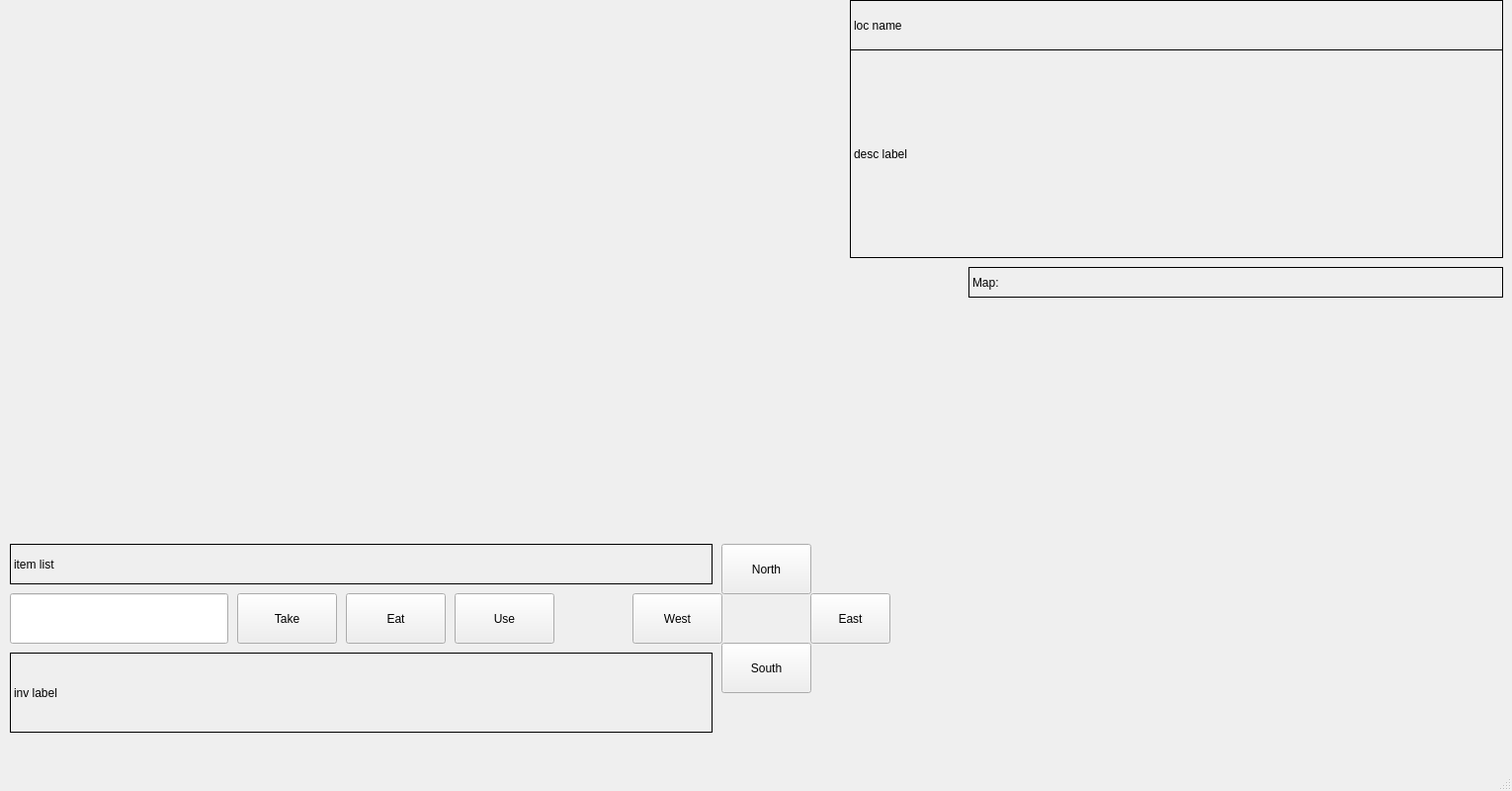
<?xml version="1.0" encoding="UTF-8"?>
<ui version="4.0">
 <class>MainWindow</class>
 <widget class="QMainWindow" name="MainWindow">
  <property name="geometry">
   <rect>
    <x>0</x>
    <y>0</y>
    <width>1530</width>
    <height>800</height>
   </rect>
  </property>
  <property name="windowTitle">
   <string>MainWindow</string>
  </property>
  <widget class="QWidget" name="centralwidget">
   <widget class="QPushButton" name="southButton">
    <property name="geometry">
     <rect>
      <x>730</x>
      <y>650</y>
      <width>91</width>
      <height>51</height>
     </rect>
    </property>
    <property name="text">
     <string>South</string>
    </property>
   </widget>
   <widget class="QPushButton" name="eastButton">
    <property name="geometry">
     <rect>
      <x>820</x>
      <y>600</y>
      <width>81</width>
      <height>51</height>
     </rect>
    </property>
    <property name="text">
     <string>East</string>
    </property>
   </widget>
   <widget class="QPushButton" name="westButton">
    <property name="geometry">
     <rect>
      <x>640</x>
      <y>600</y>
      <width>91</width>
      <height>51</height>
     </rect>
    </property>
    <property name="text">
     <string>West</string>
    </property>
   </widget>
   <widget class="QPushButton" name="northButton">
    <property name="geometry">
     <rect>
      <x>730</x>
      <y>550</y>
      <width>91</width>
      <height>51</height>
     </rect>
    </property>
    <property name="text">
     <string>North</string>
    </property>
   </widget>
   <widget class="QLabel" name="imageLabel">
    <property name="geometry">
     <rect>
      <x>0</x>
      <y>0</y>
      <width>851</width>
      <height>541</height>
     </rect>
    </property>
    <property name="text">
     <string/>
    </property>
    <property name="pixmap">
     <pixmap resource="qtResourceFile.qrc">:/images/cave.png</pixmap>
    </property>
    <property name="scaledContents">
     <bool>true</bool>
    </property>
   </widget>
   <widget class="QLabel" name="label_2">
    <property name="geometry">
     <rect>
      <x>100</x>
      <y>100</y>
      <width>100</width>
      <height>100</height>
     </rect>
    </property>
    <property name="text">
     <string/>
    </property>
   </widget>
   <widget class="QPushButton" name="takeButton">
    <property name="geometry">
     <rect>
      <x>240</x>
      <y>600</y>
      <width>101</width>
      <height>51</height>
     </rect>
    </property>
    <property name="text">
     <string>Take</string>
    </property>
   </widget>
   <widget class="QLabel" name="locationLabel">
    <property name="geometry">
     <rect>
      <x>860</x>
      <y>0</y>
      <width>661</width>
      <height>51</height>
     </rect>
    </property>
    <property name="frameShape">
     <enum>QFrame::Box</enum>
    </property>
    <property name="text">
     <string>loc name</string>
    </property>
   </widget>
   <widget class="QLabel" name="descriptionLabel">
    <property name="geometry">
     <rect>
      <x>860</x>
      <y>50</y>
      <width>661</width>
      <height>211</height>
     </rect>
    </property>
    <property name="frameShape">
     <enum>QFrame::Box</enum>
    </property>
    <property name="text">
     <string>desc label</string>
    </property>
   </widget>
   <widget class="QLabel" name="itemLabel">
    <property name="geometry">
     <rect>
      <x>10</x>
      <y>550</y>
      <width>711</width>
      <height>41</height>
     </rect>
    </property>
    <property name="frameShape">
     <enum>QFrame::Box</enum>
    </property>
    <property name="text">
     <string>item list</string>
    </property>
   </widget>
   <widget class="QLabel" name="inventoryLabel">
    <property name="geometry">
     <rect>
      <x>10</x>
      <y>660</y>
      <width>711</width>
      <height>81</height>
     </rect>
    </property>
    <property name="frameShape">
     <enum>QFrame::Box</enum>
    </property>
    <property name="text">
     <string>inv label</string>
    </property>
   </widget>
   <widget class="QLabel" name="label">
    <property name="geometry">
     <rect>
      <x>980</x>
      <y>270</y>
      <width>541</width>
      <height>31</height>
     </rect>
    </property>
    <property name="frameShape">
     <enum>QFrame::Box</enum>
    </property>
    <property name="text">
     <string>Map:</string>
    </property>
   </widget>
   <widget class="QLabel" name="mapLabel">
    <property name="geometry">
     <rect>
      <x>980</x>
      <y>300</y>
      <width>541</width>
      <height>451</height>
     </rect>
    </property>
    <property name="text">
     <string/>
    </property>
    <property name="pixmap">
     <pixmap resource="qtResourceFile.qrc">:/images/map.png</pixmap>
    </property>
    <property name="scaledContents">
     <bool>true</bool>
    </property>
   </widget>
   <widget class="QLineEdit" name="takeItemName">
    <property name="geometry">
     <rect>
      <x>10</x>
      <y>600</y>
      <width>221</width>
      <height>51</height>
     </rect>
    </property>
   </widget>
   <widget class="QPushButton" name="useButton">
    <property name="geometry">
     <rect>
      <x>460</x>
      <y>600</y>
      <width>101</width>
      <height>51</height>
     </rect>
    </property>
    <property name="text">
     <string>Use</string>
    </property>
   </widget>
   <widget class="QPushButton" name="eatButton">
    <property name="geometry">
     <rect>
      <x>350</x>
      <y>600</y>
      <width>101</width>
      <height>51</height>
     </rect>
    </property>
    <property name="text">
     <string>Eat</string>
    </property>
   </widget>
  </widget>
  <widget class="QMenuBar" name="menubar">
   <property name="geometry">
    <rect>
     <x>0</x>
     <y>0</y>
     <width>1530</width>
     <height>25</height>
    </rect>
   </property>
  </widget>
  <widget class="QStatusBar" name="statusbar"/>
 </widget>
 <resources>
  <include location="qtResourceFile.qrc"/>
 </resources>
 <connections/>
</ui>
